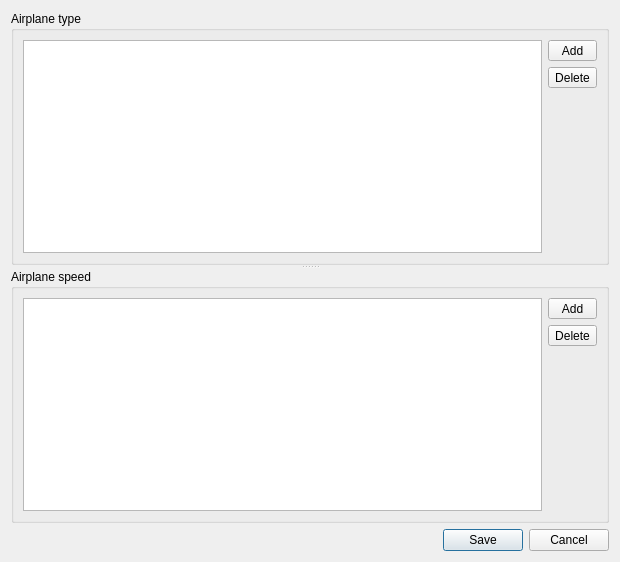
<?xml version="1.0" encoding="UTF-8"?>
<ui version="4.0">
 <class>AirplaneTypeEditor</class>
 <widget class="QWidget" name="AirplaneTypeEditor">
  <property name="geometry">
   <rect>
    <x>0</x>
    <y>0</y>
    <width>620</width>
    <height>562</height>
   </rect>
  </property>
  <property name="windowTitle">
   <string>Form</string>
  </property>
  <layout class="QVBoxLayout" name="verticalLayout_3">
   <item>
    <widget class="QSplitter" name="splitter">
     <property name="orientation">
      <enum>Qt::Vertical</enum>
     </property>
     <widget class="QGroupBox" name="groupBox">
      <property name="title">
       <string>Airplane type</string>
      </property>
      <layout class="QVBoxLayout" name="verticalLayout">
       <item>
        <layout class="QHBoxLayout" name="horizontalLayout">
         <item>
          <widget class="QTableView" name="MainView">
           <property name="selectionMode">
            <enum>QAbstractItemView::SingleSelection</enum>
           </property>
           <property name="selectionBehavior">
            <enum>QAbstractItemView::SelectRows</enum>
           </property>
           <property name="sortingEnabled">
            <bool>true</bool>
           </property>
           <property name="wordWrap">
            <bool>false</bool>
           </property>
          </widget>
         </item>
         <item>
          <layout class="QVBoxLayout" name="verticalLayout_5">
           <item>
            <widget class="QToolButton" name="AddTypeButton">
             <property name="sizePolicy">
              <sizepolicy hsizetype="Preferred" vsizetype="Fixed">
               <horstretch>0</horstretch>
               <verstretch>0</verstretch>
              </sizepolicy>
             </property>
             <property name="text">
              <string>Add</string>
             </property>
            </widget>
           </item>
           <item>
            <widget class="QToolButton" name="DeleteTypeButton">
             <property name="sizePolicy">
              <sizepolicy hsizetype="Preferred" vsizetype="Fixed">
               <horstretch>0</horstretch>
               <verstretch>0</verstretch>
              </sizepolicy>
             </property>
             <property name="text">
              <string>Delete</string>
             </property>
            </widget>
           </item>
           <item>
            <spacer name="verticalSpacer_2">
             <property name="orientation">
              <enum>Qt::Vertical</enum>
             </property>
             <property name="sizeHint" stdset="0">
              <size>
               <width>20</width>
               <height>40</height>
              </size>
             </property>
            </spacer>
           </item>
          </layout>
         </item>
        </layout>
       </item>
      </layout>
     </widget>
     <widget class="QGroupBox" name="groupBox_2">
      <property name="title">
       <string>Airplane speed</string>
      </property>
      <layout class="QVBoxLayout" name="verticalLayout_2">
       <item>
        <layout class="QHBoxLayout" name="horizontalLayout_2" stretch="0,0">
         <item>
          <widget class="QTableView" name="SpeedView">
           <property name="selectionMode">
            <enum>QAbstractItemView::ExtendedSelection</enum>
           </property>
           <property name="selectionBehavior">
            <enum>QAbstractItemView::SelectRows</enum>
           </property>
           <property name="sortingEnabled">
            <bool>true</bool>
           </property>
           <property name="wordWrap">
            <bool>false</bool>
           </property>
          </widget>
         </item>
         <item>
          <layout class="QVBoxLayout" name="verticalLayout_4">
           <item>
            <widget class="QToolButton" name="AddSpeedButton">
             <property name="sizePolicy">
              <sizepolicy hsizetype="Preferred" vsizetype="Fixed">
               <horstretch>0</horstretch>
               <verstretch>0</verstretch>
              </sizepolicy>
             </property>
             <property name="text">
              <string>Add</string>
             </property>
            </widget>
           </item>
           <item>
            <widget class="QToolButton" name="DeleteSpeedButtun">
             <property name="sizePolicy">
              <sizepolicy hsizetype="Preferred" vsizetype="Fixed">
               <horstretch>0</horstretch>
               <verstretch>0</verstretch>
              </sizepolicy>
             </property>
             <property name="text">
              <string>Delete</string>
             </property>
            </widget>
           </item>
           <item>
            <spacer name="verticalSpacer">
             <property name="orientation">
              <enum>Qt::Vertical</enum>
             </property>
             <property name="sizeHint" stdset="0">
              <size>
               <width>20</width>
               <height>40</height>
              </size>
             </property>
            </spacer>
           </item>
          </layout>
         </item>
        </layout>
       </item>
      </layout>
     </widget>
    </widget>
   </item>
   <item>
    <widget class="QDialogButtonBox" name="OperButtons">
     <property name="standardButtons">
      <set>QDialogButtonBox::Cancel|QDialogButtonBox::Save</set>
     </property>
    </widget>
   </item>
  </layout>
 </widget>
 <resources/>
 <connections/>
</ui>
